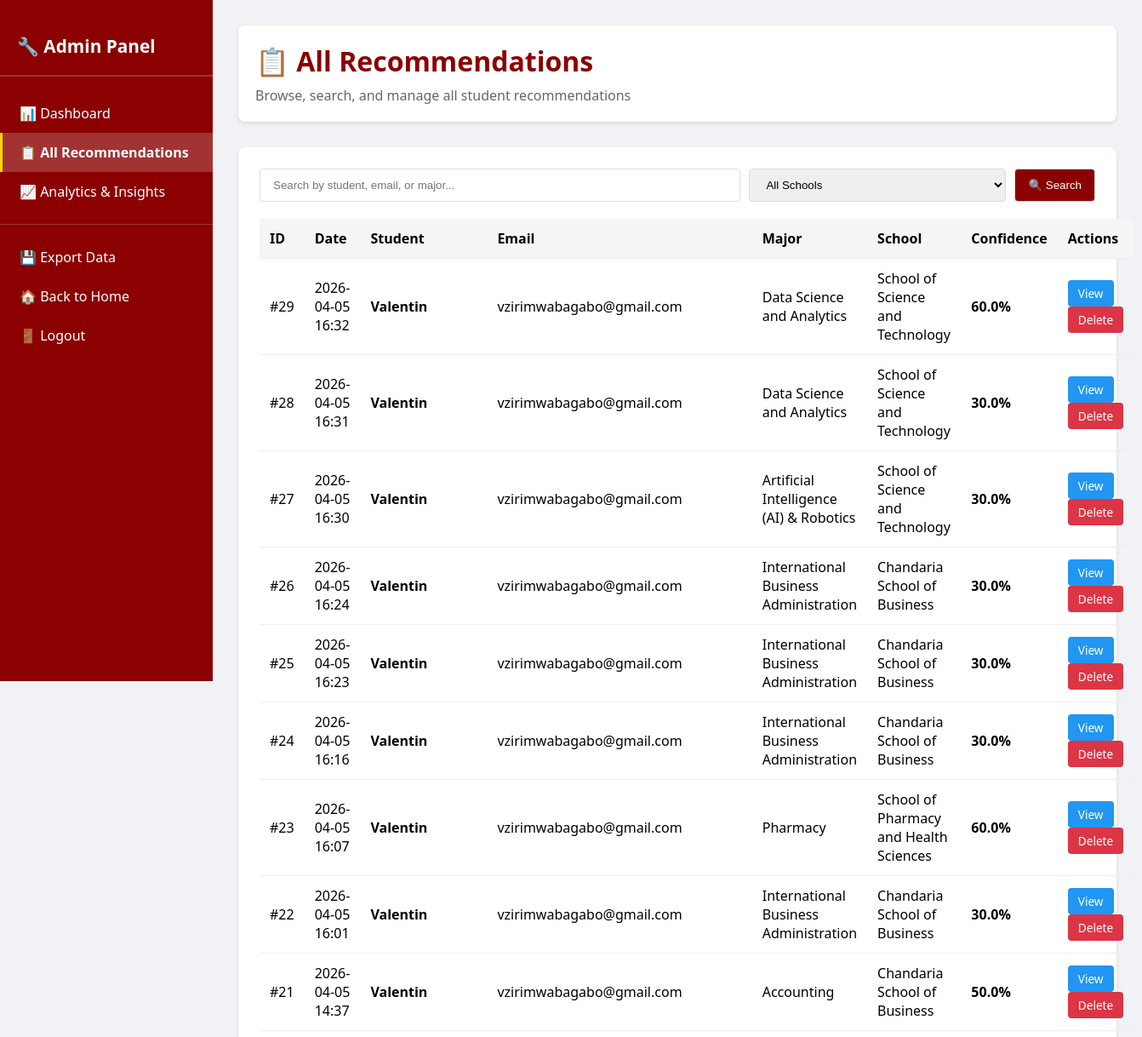
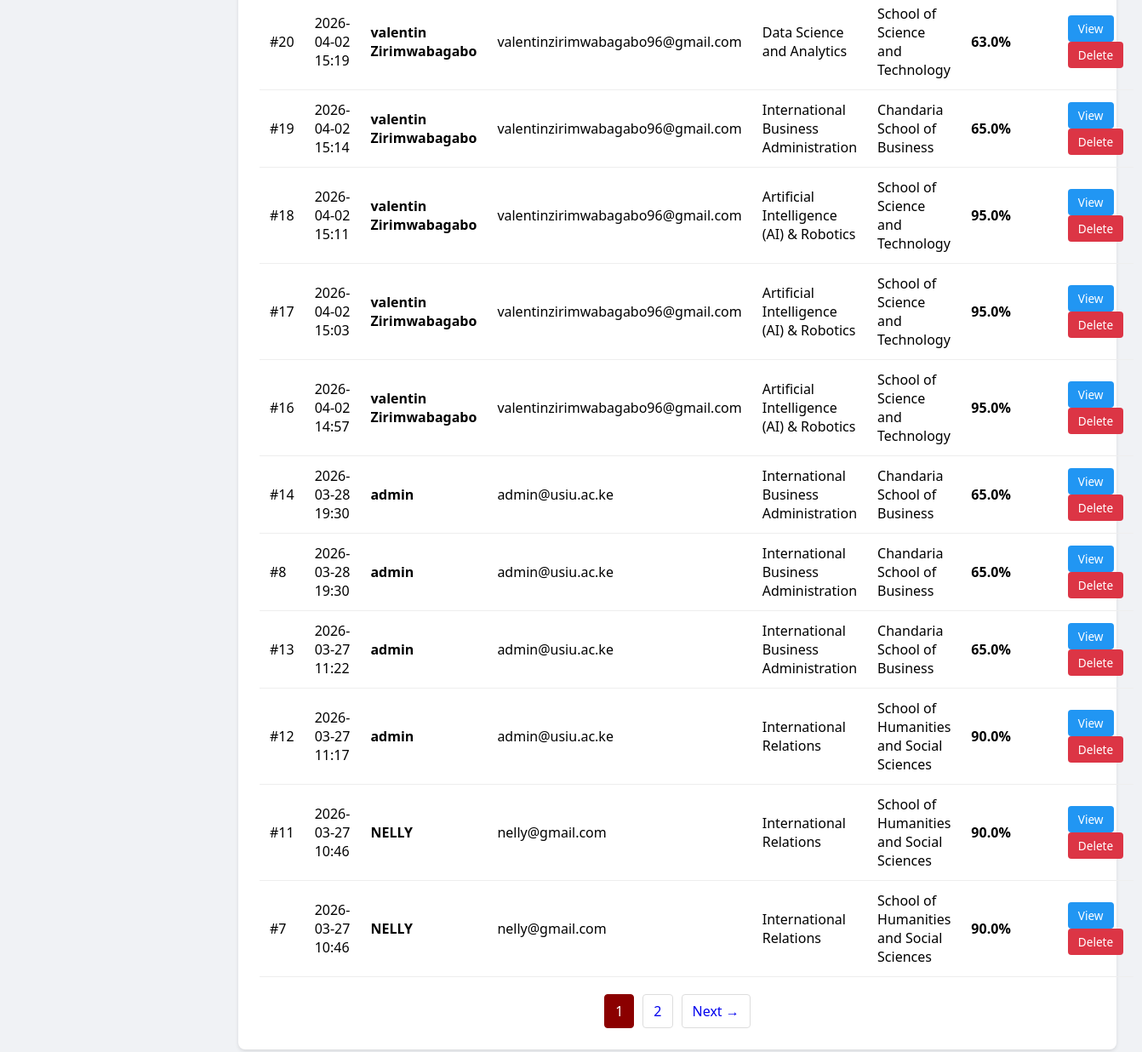
Page /admin/recommendations (signed in) on the earlier database version (2 pictures, top to bottom).
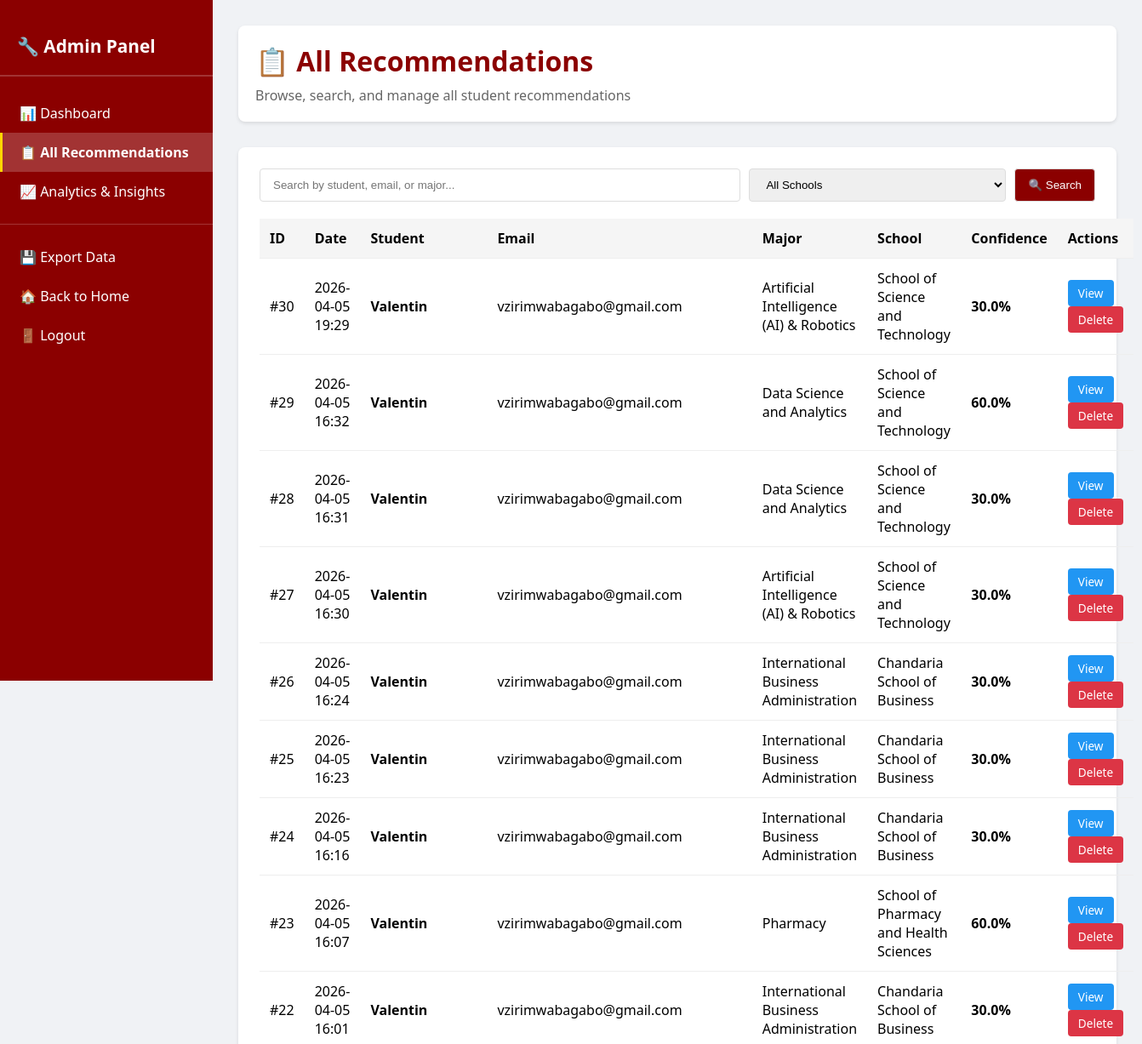
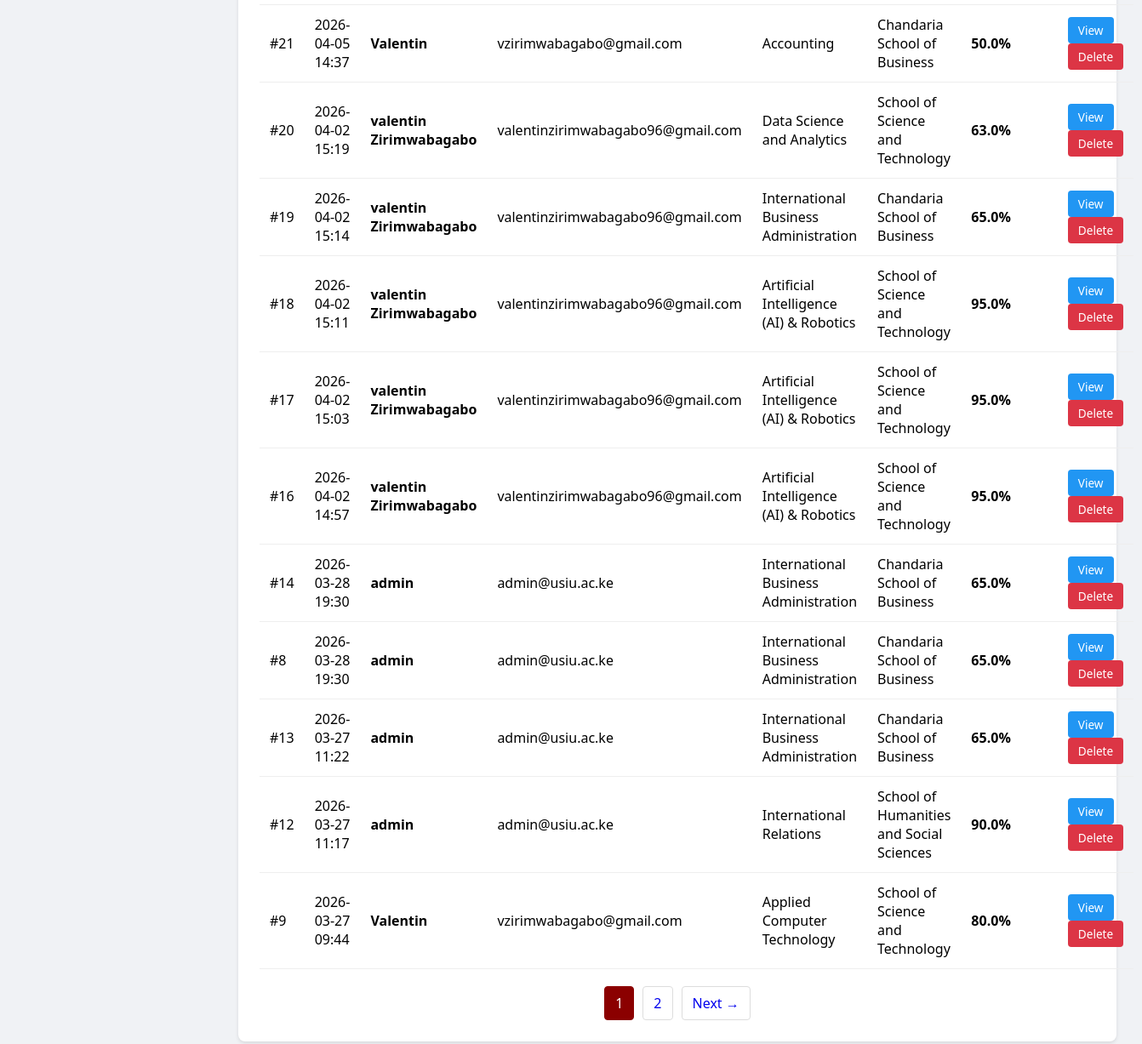
Same page on the later database version (2 pictures, top to bottom).
### app.py (models this page shows, shortened)
class Result(db.Model):
    id = db.Column(db.Integer, primary_key=True)
    major = db.Column(db.String(100), nullable=False)
    school = db.Column(db.String(100), nullable=False)
    confidence = db.Column(db.Float, nullable=False)
    timestamp = db.Column(db.DateTime, nullable=False, default=datetime.utcnow)
    user_id = db.Column(db.Integer, db.ForeignKey('user.id'), nullable=False)

class User(db.Model, UserMixin):
    id = db.Column(db.Integer, primary_key=True)
    username = db.Column(db.String(80), unique=True, nullable=False)
    email = db.Column(db.String(120), unique=True, nullable=False)
    password_hash = db.Column(db.String(60), nullable=False)
    is_admin = db.Column(db.Boolean, default=False)
    results = db.relationship('Result', backref='author', lazy=True, cascade='all, delete-orphan')

### app.py (the view)
@app.route('/admin/recommendations')
@login_required
def admin_recommendations():
    if not current_user.is_admin:
        flash('Access Denied: Administrators only.', 'danger')
        return redirect(url_for('index'))
    search_query = request.args.get('search', '').strip()
    school_filter = request.args.get('school', '').strip()
    page = request.args.get('page', 1, type=int)
    query = Result.query
    if search_query:
        query = query.filter(
            (Result.major.ilike(f'%{search_query}%')) |
            (User.username.ilike(f'%{search_query}%')) |
            (User.email.ilike(f'%{search_query}%'))
        ).join(User)
    else:
        query = query.join(User)
    if school_filter:
        query = query.filter(Result.school.ilike(f'%{school_filter}%'))
    paginated = query.order_by(desc(Result.timestamp)).paginate(page=page, per_page=20)
    schools = db.session.query(Result.school).distinct().all()
    schools = [s[0] for s in schools]
    return render_template('admin_recommendations.html',
                         results=paginated.items,
                         pagination=paginated,
                         schools=schools,
                         search_query=search_query,
                         school_filter=school_filter)

### app.py (called while the page is built)
@login_manager.user_loader
def load_user(user_id):
    return db.session.get(User, int(user_id))

### templates/admin_recommendations.html (shortened to what this page needs)
<!DOCTYPE html>
<html lang="en">
<head>
</head>
<body>
<div class="admin-container">
    <div class="sidebar">
        <h2>🔧 Admin Panel</h2>
        <a href="{{ url_for('admin') }}" class="nav-item">📊 Dashboard</a>
        <a href="{{ url_for('admin_recommendations') }}" class="nav-item active">📋 All Recommendations</a>
        <a href="{{ url_for('admin_analytics') }}" class="nav-item">📈 Analytics & Insights</a>
        <hr style="border: none; border-top: 1px solid rgba(255,255,255,0.2); margin: 15px 0;">
        <a href="{{ url_for('admin_export_data') }}" class="nav-item">💾 Export Data</a>
        <a href="{{ url_for('index') }}" class="nav-item">🏠 Back to Home</a>
        <a href="{{ url_for('logout') }}" class="nav-item">🚪 Logout</a>
    </div>
    <div class="main-content">
        <div class="admin-header">
            <h1>📋 All Recommendations</h1>
            <p style="color: #666; margin-top: 8px;">Browse, search, and manage all student recommendations</p>
        </div>
        <div class="content-section">
            <div class="filter-bar">
                <form method="GET" style="display: flex; gap: 10px; width: 100%; flex-wrap: wrap;">
                    <input type="text" name="search" placeholder="Search by student, email, or major..." value="{{ search_query }}" style="flex: 1; min-width: 200px;">
                    <select name="school" style="min-width: 150px;">
                        <option value="">All Schools</option>
                    </select>
                    <button type="submit">🔍 Search</button>
                </form>
            </div>
            {% if results %}
                <div class="table-responsive">
                    <table>
                        <thead>
                            <tr>
                                <th>ID</th>
                                <th>Date</th>
                                <th>Student</th>
                                <th>Email</th>
                                <th>Major</th>
                                <th>School</th>
                                <th>Confidence</th>
                                <th>Actions</th>
                            </tr>
                        </thead>
                        <tbody>
                            {% for result in results %}
                                <tr>
                                    <td>#{{ result.id }}</td>
                                    <td>{{ result.timestamp.strftime('%Y-%m-%d %H:%M') }}</td>
                                    <td><strong>{{ result.author.username }}</strong></td>
                                    <td>{{ result.author.email }}</td>
                                    <td>{{ result.major }}</td>
                                    <td>{{ result.school }}</td>
                                    <td><strong>{{ "%.1f"|format(result.confidence) }}%</strong></td>
                                    <td>
                                        <a href="{{ url_for('admin_view_recommendation', rec_id=result.id) }}" class="btn btn-info">View</a>
                                        <a href="{{ url_for('admin_delete_recommendation', rec_id=result.id) }}" class="btn btn-danger">Delete</a>
                                    </td>
                                </tr>
                            {% endfor %}
                        </tbody>
                    </table>
                </div>
                {% if pagination.pages > 1 %}
                    <div class="pagination">
                        {% for page_num in pagination.iter_pages() %}
                            {% if page_num %}
                                {% if page_num == pagination.page %}
                                    <span class="current">{{ page_num }}</span>
                                {% else %}
                                    <a href="{{ url_for('admin_recommendations', page=page_num, search=search_query, school=school_filter) }}">{{ page_num }}</a>
                                {% endif %}
                            {% endif %}
                        {% endfor %}
                        {% if pagination.has_next %}
                            <a href="{{ url_for('admin_recommendations', page=pagination.next_num, search=search_query, school=school_filter) }}">Next →</a>
                        {% endif %}
                    </div>
                {% endif %}
            {% endif %}
        </div>
    </div>
</div>
</body>
</html>

### templates/admin_recommendations.html (style rules this page uses)
* { margin: 0; padding: 0; box-sizing: border-box; }
body { font-family: 'Segoe UI', sans-serif; background-color: #f0f2f5; }
.admin-container { display: flex; min-height: 100vh; }
.sidebar { width: 250px; background-color: #8B0000; color: white; padding: 20px 0; position: fixed; height: 100vh; overflow-y: auto; }
.sidebar h2 { padding: 20px; font-size: 1.3em; border-bottom: 2px solid rgba(255,255,255,0.2); margin-bottom: 20px; }
.nav-item { padding: 12px 20px; text-decoration: none; display: block; color: white; border-left: 3px solid transparent; transition: all 0.3s; }
.nav-item.active { background-color: rgba(255,255,255,0.2); border-left-color: #FFD700; font-weight: bold; }
.main-content { margin-left: 250px; padding: 30px; width: calc(100% - 250px); }
.admin-header { background: white; padding: 20px; border-radius: 8px; margin-bottom: 30px; box-shadow: 0 2px 4px rgba(0,0,0,0.1); }
.admin-header h1 { color: #8B0000; }
.content-section { background: white; padding: 25px; border-radius: 8px; box-shadow: 0 2px 4px rgba(0,0,0,0.1); }
.filter-bar { display: flex; gap: 10px; margin-bottom: 20px; flex-wrap: wrap; }
.filter-bar input, .filter-bar select, .filter-bar button { padding: 10px 15px; border: 1px solid #ddd; border-radius: 4px; }
.filter-bar button { background-color: #8B0000; color: white; cursor: pointer; }
table { width: 100%; border-collapse: collapse; margin-top: 15px; }
th, td { padding: 12px; text-align: left; border-bottom: 1px solid #eee; }
th { background-color: #f5f5f5; font-weight: 600; }
.btn { padding: 6px 12px; border: none; border-radius: 4px; cursor: pointer; font-size: 0.85em; text-decoration: none; display: inline-block; }
.btn-info { background-color: #2196f3; color: white; }
.btn-danger { background-color: #dc3545; color: white; }
.pagination { display: flex; justify-content: center; gap: 10px; margin-top: 20px; }
.pagination a, .pagination span { padding: 8px 12px; border: 1px solid #ddd; border-radius: 4px; text-decoration: none; }
.pagination .current { background-color: #8B0000; color: white; border-color: #8B0000; }

Differences in the rows shown:
removed Result: id "11", timestamp "2026-03-27 10:46", author.username "NELLY", author.email "nelly@gmail.com", major "International Relations", school "School of Humanities and Social Sciences", confidence "90.0"
removed Result: id "7", timestamp "2026-03-27 10:46", author.username "NELLY", author.email "nelly@gmail.com", major "International Relations", school "School of Humanities and Social Sciences", confidence "90.0"
added Result: id "30", timestamp "2026-04-05 19:29", author.username "Valentin", author.email "vzirimwabagabo@gmail.com", major "Artificial Intelligence (AI) & Robotics", school "School of Science and Technology", confidence "30.0"
now on this page (row unchanged): Result: id "9", timestamp "2026-03-27 09:44", author.username "Valentin", author.email "vzirimwabagabo@gmail.com", major "Applied Computer Technology", school "School of Science and Technology", confidence "80.0"
